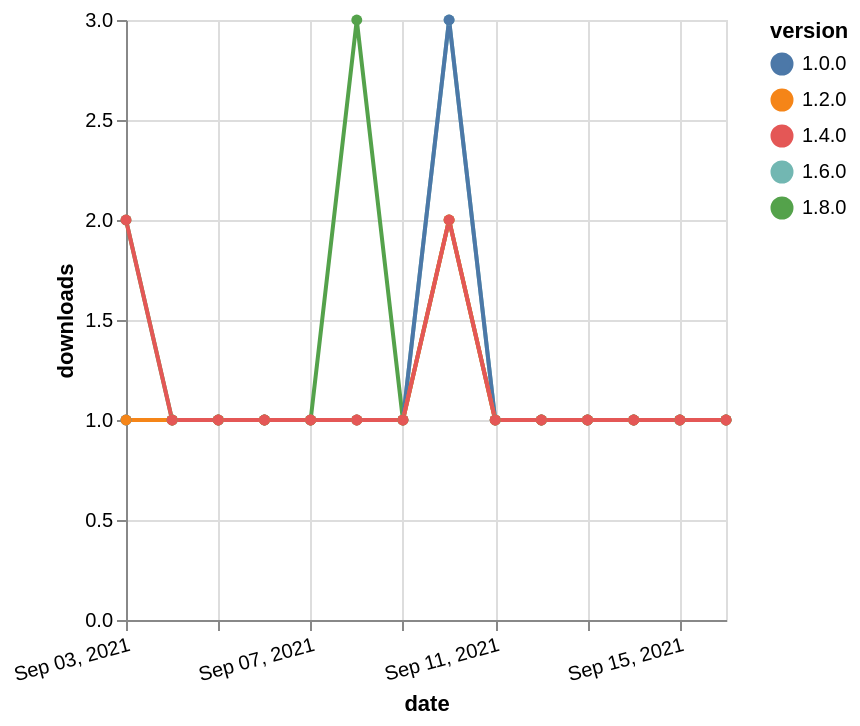

Express this chart as Vega-Lite.
### Vega-Lite specification from a JSON file in a GitHub repository (floating-point values rounded to 4 significant figures)
{"$schema": "https://vega.github.io/schema/vega-lite/v5.json", "description": "A simple bar chart with embedded data.", "data": {"values": [{"date": "2021-09-03", "total": 190, "delta": 1, "version": "1.6.0"}, {"date": "2021-09-04", "total": 191, "delta": 1, "version": "1.6.0"}, {"date": "2021-09-05", "total": 192, "delta": 1, "version": "1.6.0"}, {"date": "2021-09-06", "total": 193, "delta": 1, "version": "1.6.0"}, {"date": "2021-09-07", "total": 194, "delta": 1, "version": "1.6.0"}, {"date": "2021-09-08", "total": 195, "delta": 1, "version": "1.6.0"}, {"date": "2021-09-09", "total": 196, "delta": 1, "version": "1.6.0"}, {"date": "2021-09-10", "total": 199, "delta": 3, "version": "1.6.0"}, {"date": "2021-09-11", "total": 200, "delta": 1, "version": "1.6.0"}, {"date": "2021-09-12", "total": 201, "delta": 1, "version": "1.6.0"}, {"date": "2021-09-13", "total": 202, "delta": 1, "version": "1.6.0"}, {"date": "2021-09-14", "total": 203, "delta": 1, "version": "1.6.0"}, {"date": "2021-09-15", "total": 204, "delta": 1, "version": "1.6.0"}, {"date": "2021-09-16", "total": 205, "delta": 1, "version": "1.6.0"}, {"date": "2021-09-03", "total": 127, "delta": 2, "version": "1.8.0"}, {"date": "2021-09-04", "total": 128, "delta": 1, "version": "1.8.0"}, {"date": "2021-09-05", "total": 129, "delta": 1, "version": "1.8.0"}, {"date": "2021-09-06", "total": 130, "delta": 1, "version": "1.8.0"}, {"date": "2021-09-07", "total": 131, "delta": 1, "version": "1.8.0"}, {"date": "2021-09-08", "total": 134, "delta": 3, "version": "1.8.0"}, {"date": "2021-09-09", "total": 135, "delta": 1, "version": "1.8.0"}, {"date": "2021-09-10", "total": 137, "delta": 2, "version": "1.8.0"}, {"date": "2021-09-11", "total": 138, "delta": 1, "version": "1.8.0"}, {"date": "2021-09-12", "total": 139, "delta": 1, "version": "1.8.0"}, {"date": "2021-09-13", "total": 140, "delta": 1, "version": "1.8.0"}, {"date": "2021-09-14", "total": 141, "delta": 1, "version": "1.8.0"}, {"date": "2021-09-15", "total": 142, "delta": 1, "version": "1.8.0"}, {"date": "2021-09-16", "total": 143, "delta": 1, "version": "1.8.0"}, {"date": "2021-09-03", "total": 337, "delta": 1, "version": "1.0.0"}, {"date": "2021-09-04", "total": 338, "delta": 1, "version": "1.0.0"}, {"date": "2021-09-05", "total": 339, "delta": 1, "version": "1.0.0"}, {"date": "2021-09-06", "total": 340, "delta": 1, "version": "1.0.0"}, {"date": "2021-09-07", "total": 341, "delta": 1, "version": "1.0.0"}, {"date": "2021-09-08", "total": 342, "delta": 1, "version": "1.0.0"}, {"date": "2021-09-09", "total": 343, "delta": 1, "version": "1.0.0"}, {"date": "2021-09-10", "total": 346, "delta": 3, "version": "1.0.0"}, {"date": "2021-09-11", "total": 347, "delta": 1, "version": "1.0.0"}, {"date": "2021-09-12", "total": 348, "delta": 1, "version": "1.0.0"}, {"date": "2021-09-13", "total": 349, "delta": 1, "version": "1.0.0"}, {"date": "2021-09-14", "total": 350, "delta": 1, "version": "1.0.0"}, {"date": "2021-09-15", "total": 351, "delta": 1, "version": "1.0.0"}, {"date": "2021-09-16", "total": 352, "delta": 1, "version": "1.0.0"}, {"date": "2021-09-03", "total": 191, "delta": 1, "version": "1.2.0"}, {"date": "2021-09-04", "total": 192, "delta": 1, "version": "1.2.0"}, {"date": "2021-09-05", "total": 193, "delta": 1, "version": "1.2.0"}, {"date": "2021-09-06", "total": 194, "delta": 1, "version": "1.2.0"}, {"date": "2021-09-07", "total": 195, "delta": 1, "version": "1.2.0"}, {"date": "2021-09-08", "total": 196, "delta": 1, "version": "1.2.0"}, {"date": "2021-09-09", "total": 197, "delta": 1, "version": "1.2.0"}, {"date": "2021-09-10", "total": 199, "delta": 2, "version": "1.2.0"}, {"date": "2021-09-11", "total": 200, "delta": 1, "version": "1.2.0"}, {"date": "2021-09-12", "total": 201, "delta": 1, "version": "1.2.0"}, {"date": "2021-09-13", "total": 202, "delta": 1, "version": "1.2.0"}, {"date": "2021-09-14", "total": 203, "delta": 1, "version": "1.2.0"}, {"date": "2021-09-15", "total": 204, "delta": 1, "version": "1.2.0"}, {"date": "2021-09-16", "total": 205, "delta": 1, "version": "1.2.0"}, {"date": "2021-09-03", "total": 167, "delta": 2, "version": "1.4.0"}, {"date": "2021-09-04", "total": 168, "delta": 1, "version": "1.4.0"}, {"date": "2021-09-05", "total": 169, "delta": 1, "version": "1.4.0"}, {"date": "2021-09-06", "total": 170, "delta": 1, "version": "1.4.0"}, {"date": "2021-09-07", "total": 171, "delta": 1, "version": "1.4.0"}, {"date": "2021-09-08", "total": 172, "delta": 1, "version": "1.4.0"}, {"date": "2021-09-09", "total": 173, "delta": 1, "version": "1.4.0"}, {"date": "2021-09-10", "total": 175, "delta": 2, "version": "1.4.0"}, {"date": "2021-09-11", "total": 176, "delta": 1, "version": "1.4.0"}, {"date": "2021-09-12", "total": 177, "delta": 1, "version": "1.4.0"}, {"date": "2021-09-13", "total": 178, "delta": 1, "version": "1.4.0"}, {"date": "2021-09-14", "total": 179, "delta": 1, "version": "1.4.0"}, {"date": "2021-09-15", "total": 180, "delta": 1, "version": "1.4.0"}, {"date": "2021-09-16", "total": 181, "delta": 1, "version": "1.4.0"}]}, "width": "container", "mark": {"type": "line", "point": {"filled": true}}, "encoding": {"x": {"field": "date", "type": "temporal", "timeUnit": "yearmonthdate", "title": "date", "axis": {"labelAngle": -15}}, "y": {"field": "delta", "type": "quantitative", "title": "downloads"}, "color": {"field": "version", "type": "nominal"}, "tooltip": {"field": "delta"}}}
